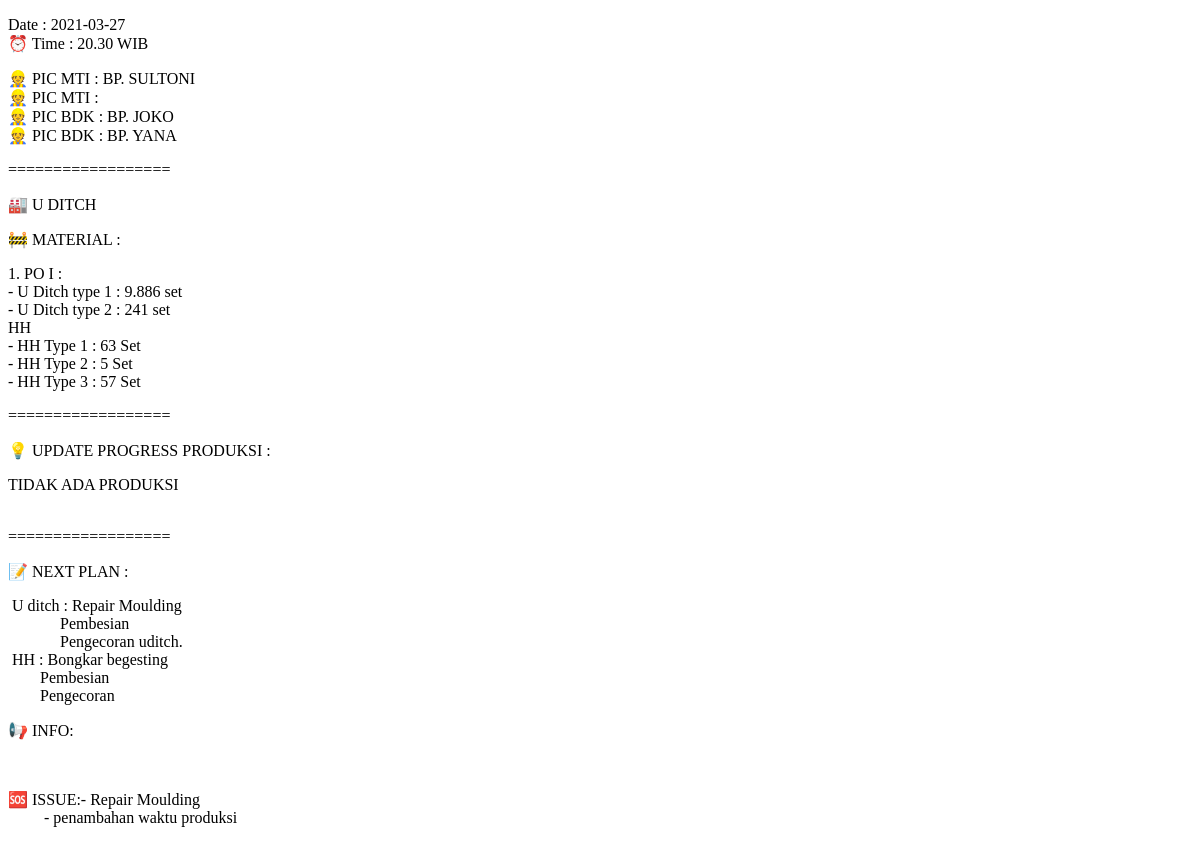
/dailyreport/hasil/index.php?tanggal=2021-03-27, run on an earlier commit of the app's database.
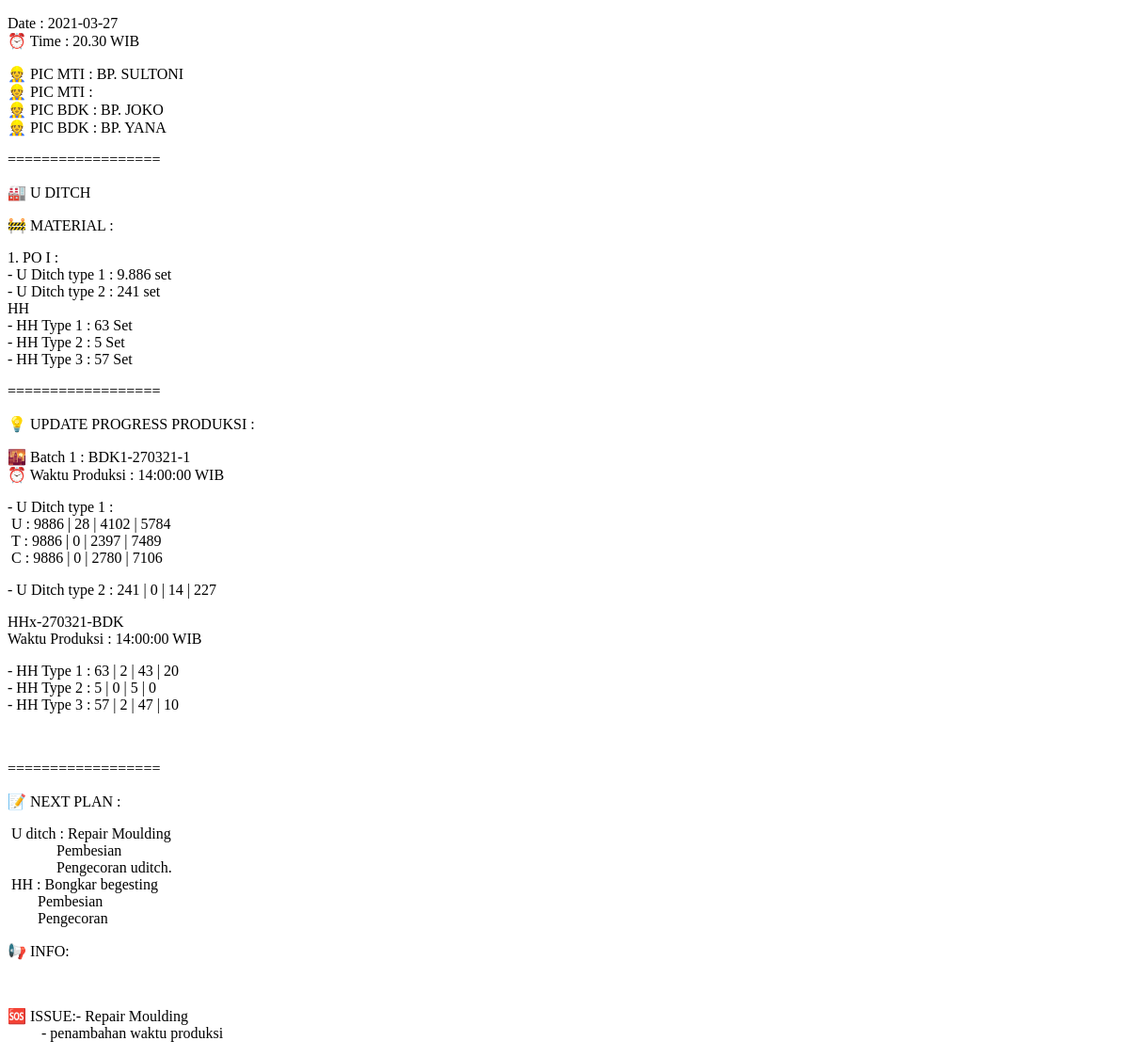
And on a later commit of the database.
### tables this page shows
CREATE TABLE `produksi` (
  `nomor` int(11) NOT NULL,
  `dibuat` timestamp NOT NULL DEFAULT current_timestamp(),
  `diedit` timestamp NOT NULL DEFAULT current_timestamp(),
  `oleh` varchar(20) NOT NULL DEFAULT 'AutoSystem',
  `tanggal` date NOT NULL,
  `kode` varchar(14) NOT NULL,
  `jam` time NOT NULL,
  `u` int(11) NOT NULL,
  `t` int(11) NOT NULL,
  `c` int(11) NOT NULL,
  `c2` int(11) NOT NULL,
  `hh1` int(11) NOT NULL,
  `hh2` int(11) NOT NULL,
  `hh3` int(11) NOT NULL,
  `hhc` int(11) NOT NULL
);

### dailyreport/hasil/sistem.php (called while the page is built)
<?php
	include "../../koneksi.php";
	$total = "SELECT SUM(u), SUM(t), SUM(c), SUM(c2), SUM(hh1), SUM(hh2), SUM(hh3) FROM produksi WHERE tanggal < '".$_GET['tanggal']."'";
	$bdk1 = "SELECT * FROM produksi WHERE tanggal = '".$_GET['tanggal']."' AND kode LIKE 'BDK1%'";
	$bdk2 = "SELECT * FROM produksi WHERE tanggal = '".$_GET['tanggal']."' AND kode LIKE 'BDK2%'";
	$result = $conn->query($total);
	$record = $result->fetch_array();
	$total_u = $record[0];
	$total_t = $record[1];
	$total_c = $record[2];
	$total_c2 = $record[3];
	$total_hh1 = $record[4];
	$total_hh2 = $record[5];
	$total_hh3 = $record[6];
?>

### dailyreport/hasil/index.php (the view, shortened to what this page needs)
<?php
	include '../../koneksi.php';
	$po_u1 = 9886;
	$po_u2 = 241;
	$po_hh1 = 63;
	$po_hh2 = 5;
	$po_hh3 = 57;
?>
<!DOCTYPE html>
<html>
<head>
</head>
<body>
	<p>Date : <?= $_GET['tanggal'] ?><br>
	&#x23F0 Time : 20.30 WIB</p>
	<p>&#x1F477 PIC MTI : BP. SULTONI<br>
	&#x1F477 PIC MTI : <br>
	&#x1F477 PIC BDK : BP. JOKO<br>
	&#x1F477 PIC BDK : BP. YANA</p>
	<p>==================</p>
	<p>&#x1F3ED U DITCH</p>
	<p>&#x1F6A7 MATERIAL  : </p>
	<p>1. PO I :<br>
	- U Ditch type 1 : 9.886 set<br>
	- U Ditch type 2 : 241 set<br>
	HH<br>
	- HH Type 1 : 63 Set<br>
	- HH Type 2 : 5 Set<br>
	- HH Type 3 : 57 Set</p>
	<p>==================</p>
	<p>&#x1F4A1 UPDATE PROGRESS PRODUKSI :</p>
	<?php
		include 'sistem.php';
		$result1 = $conn->query($bdk1);
		if ($result1->num_rows > 0) {
			$counter = 0;
			$date = date_create($_GET['tanggal']);
			while ($row = $result1->fetch_assoc()) {
				$counter = $counter + 1;
	?>
		<p>&#x1F307 Batch <?= $counter; ?> : <?= $row['kode']; ?><br>
		&#x23F0 Waktu Produksi : <?= $row['jam'] ?> WIB</p>
		<p>- U Ditch type 1 :<br>
		&nbsp;U : <?= $po_u1; ?> | <?= $row['u']; ?> | <?php $total_u = $total_u + $row['u']; echo $total_u; ?> | <?= $po_u1 - $total_u; ?><br>
		&nbsp;T : <?= $po_u1; ?> | <?= $row['t']; ?> | <?php $total_t = $total_t + $row['t']; echo $total_t; ?> | <?= $po_u1 - $total_t; ?><br>
		&nbsp;C : <?= $po_u1; ?> | <?= $row['c']; ?> | <?php $total_c = $total_c + $row['c']; echo $total_c; ?> | <?= $po_u1 - $total_c; ?></p>
		<p>- U Ditch type  2 : <?= $po_u2; ?> | <?= $row['c2']; ?> | <?php $total_c2 = $total_c2 + $row['c2']; echo $total_c2; ?> | <?= $po_u2 - $total_c2; ?></p>
		<p>HHx-<?= date_format($date, 'dmy')?>-BDK<br>
		Waktu Produksi : <?= $row['jam'] ?>  WIB</p>
		<p>- HH Type 1 : <?= $po_hh1 ; ?> | <?= $row['hh1']; ?> | <?php $total_hh1 = $total_hh1 + $row['hh1']; echo $total_hh1; ?> | <?= $po_hh1 - $total_hh1; ?><br>
		- HH Type 2 : <?= $po_hh2 ; ?> | <?= $row['hh2']; ?> | <?php $total_hh2 = $total_hh2 + $row['hh2']; echo $total_hh2; ?> | <?= $po_hh2 - $total_hh2; ?><br>
		- HH Type 3 : <?= $po_hh3 ; ?> | <?= $row['hh3']; ?> | <?php $total_hh3 = $total_hh3 + $row['hh3']; echo $total_hh3; ?> | <?= $po_hh3 - $total_hh3; ?></p>
		<br>
	<?php
			}
		}
		$result2 = $conn->query($bdk2);
	?>
	<?php
		if ($result1->num_rows < 1 && $result2->num_rows < 1){
			echo "TIDAK ADA PRODUKSI<br><br>";
		}
	?>
	<p>==================</p>
	<p>&#x1F4DD NEXT PLAN :</p>
	&nbsp;U ditch : Repair Moulding<br>
	&nbsp;&nbsp;&nbsp;&nbsp;&nbsp;&nbsp;&nbsp;&nbsp;&nbsp;&nbsp;&nbsp;&nbsp;&nbsp;Pembesian<br>
	&nbsp;&nbsp;&nbsp;&nbsp;&nbsp;&nbsp;&nbsp;&nbsp;&nbsp;&nbsp;&nbsp;&nbsp;&nbsp;Pengecoran uditch.<br>
	&nbsp;HH : Bongkar begesting<br>
	&nbsp;&nbsp;&nbsp;&nbsp;&nbsp;&nbsp;&nbsp;&nbsp;Pembesian<br>
	&nbsp;&nbsp;&nbsp;&nbsp;&nbsp;&nbsp;&nbsp;&nbsp;Pengecoran</p>
	<p>&#x1F4E2 INFO:</p>
	<br>
	<p>&#x1F198 ISSUE:- Repair Moulding<br>
	&nbsp;&nbsp;&nbsp;&nbsp;&nbsp;&nbsp;&nbsp;&nbsp;&nbsp;- penambahan waktu produksi</p>
</body>
</html>

What changed in the data, as far as the page shows it:
added produksi: kode "BDK1-270321-1", jam "14:00:00", u "28", total_u "4102", total_u "5784", t "0", total_t "2397", total_t "7489", c "0", total_c "2780", total_c "7106", c2 "0", total_c2 "14", total_c2 "227", hh1 "2", total_hh1 "43", total_hh1 "20", hh2 "0", total_hh2 "5", total_hh2 "0", hh3 "2", total_hh3 "47", total_hh3 "10"
Also different on the page:
text no longer shown: "TIDAK ADA PRODUKSI"
